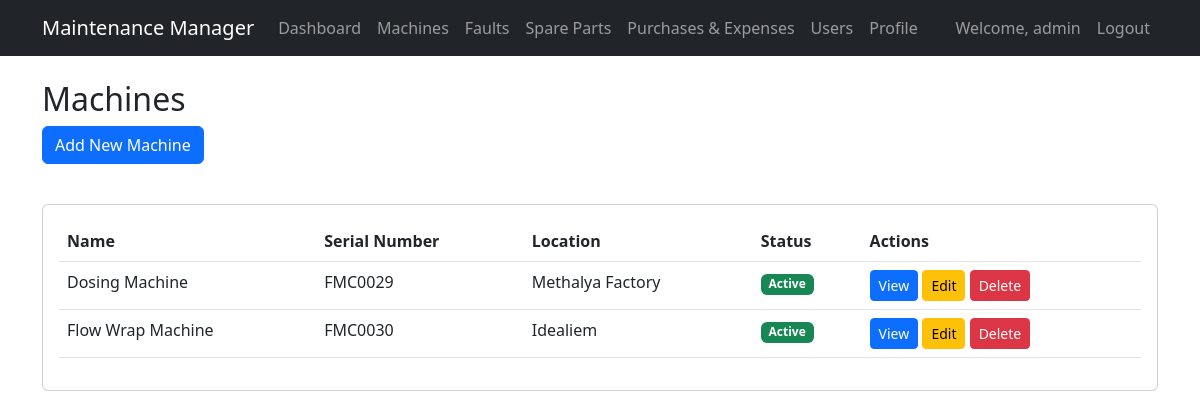
The page /machines/ (signed in) on the database its author committed.
### maintenance/models.py (models this page shows, shortened)
class Machine(models.Model):
    STATUS_CHOICES = [
        ('active', 'Active'),
        ('maintenance', 'In Maintenance'),
        ('inactive', 'Inactive')
    ]
    name = models.CharField(max_length=100)
    serial_number = models.CharField(max_length=50, unique=True)
    location = models.CharField(max_length=100)
    status = models.CharField(max_length=20, choices=STATUS_CHOICES, default='active')
    created_at = models.DateTimeField(auto_now_add=True)
    updated_at = models.DateTimeField(auto_now=True)

### maintenance/views.py (the view)
# urls.py: path('machines/', views.machine_list, name='machines'),
@login_required
def machine_list(request):
    machines = Machine.objects.all()
    return render(request, 'maintenance/machine_list.html', {'machines': machines})

### maintenance/models.py (called while the page is built)
    def can_add_users(self):
        return self.role and self.role.can_add_users

### templates/maintenance/machine_list.html
{% extends 'base.html' %}
{% block content %}
<div class="row mb-4">
    <div class="col">
        <h2>Machines</h2>
        <a href="{% url 'maintenance:machine_add' %}" class="btn btn-primary mb-3">Add New Machine</a>
    </div>
</div>
<div class="card">
    <div class="card-body">
        <div class="table-responsive">
            <table class="table">
                <thead>
                    <tr>
                        <th>Name</th>
                        <th>Serial Number</th>
                        <th>Location</th>
                        <th>Status</th>
                        <th>Actions</th>
                    </tr>
                </thead>
                <tbody>
                    {% for machine in machines %}
                    <tr>
                        <td>{{ machine.name }}</td>
                        <td>{{ machine.serial_number }}</td>
                        <td>{{ machine.location }}</td>
                        <td>
                            {% if machine.status == 'active' %}
                            <span class="badge bg-success">Active</span>
                            {% elif machine.status == 'maintenance' %}
                            <span class="badge bg-warning">In Maintenance</span>
                            {% else %}
                            <span class="badge bg-secondary">Inactive</span>
                            {% endif %}
                        </td>
                        <td>
                        <a href="{% url 'maintenance:machine_detail' machine.pk %}" class="btn btn-primary btn-sm">View</a>
                        {% if user.userprofile.can_add_users %}
                        <a href="{% url 'maintenance:machine_edit' machine.pk %}" class="btn btn-warning btn-sm">Edit</a>
                        <a href="{% url 'maintenance:machine_delete' machine.pk %}" class="btn btn-danger btn-sm">Delete</a>
                        {% endif %}
                    </td>
                    </tr>
                    {% empty %}
                    <tr>
                        <td colspan="5" class="text-center">No machines found</td>
                    </tr>
                    {% endfor %}
                </tbody>
            </table>
        </div>
    </div>
</div>
{% endblock %}

### templates/base.html (shortened to what this page needs)
<!DOCTYPE html>
<html lang="en">
<head>
    <link href="https://cdn.jsdelivr.net/npm/bootstrap@5.3.0/dist/css/bootstrap.min.css" rel="stylesheet">
    <link href="https://cdn.jsdelivr.net/npm/bootstrap-icons@1.7.2/font/bootstrap-icons.css" rel="stylesheet">
    <link rel="stylesheet" href="https://cdn.jsdelivr.net/npm/flatpickr/dist/flatpickr.min.css">
</head>
<body>
    <nav class="navbar navbar-expand-lg navbar-dark bg-dark">
        <div class="container">
            <a class="navbar-brand" href="{% url 'maintenance:dashboard' %}">Maintenance Manager</a>
            <div class="collapse navbar-collapse" id="navbarNav">
                <ul class="navbar-nav me-auto">
                    <li class="nav-item">
                        <a class="nav-link" href="{% url 'maintenance:dashboard' %}">Dashboard</a>
                    </li>
                    <li class="nav-item">
                        <a class="nav-link" href="{% url 'maintenance:machines' %}">Machines</a>
                    </li>
                    <li class="nav-item">
                        <a class="nav-link" href="{% url 'maintenance:fault_list' %}">Faults</a>
                    </li>
                    <li class="nav-item">
                        <a class="nav-link" href="{% url 'maintenance:spare_parts_list' %}">Spare Parts</a>
                    </li>
                    <li class="nav-item">
                        <a class="nav-link" href="{% url 'maintenance:purchase_list' %}">Purchases & Expenses</a>
                    </li>
                    {% if user.userprofile.can_add_users %}
                    <li class="nav-item">
                        <a class="nav-link" href="{% url 'maintenance:users' %}">Users</a>
                    </li>
                    {% endif %}
                    {% if user.is_authenticated %}
                    <li class="nav-item">
                        <a class="nav-link" href="{% url 'maintenance:user_profile' %}">Profile</a>
                    </li>
                    {% endif %}
                </ul>
                <ul class="navbar-nav">
                    {% if user.is_authenticated %}
                    <li class="nav-item">
                        <span class="nav-link">Welcome, {{ user.username }}</span>
                    </li>
                    <li class="nav-item">
                        <form action="{% url 'logout' %}" method="post" class="d-inline">
                            <button type="submit" class="btn btn-link nav-link">Logout</button>
                        </form>
                    </li>
                    {% else %}
                    <li class="nav-item">
                        <a class="nav-link" href="{% url 'login' %}">Login</a>
                    </li>
                    {% endif %}
                </ul>
            </div>
        </div>
    </nav>
    <div class="container mt-4">
        {% block content %}{% endblock %}
    </div>
</body>
</html>

### rows shown on the page
Machine: name "Dosing Machine", serial_number "FMC0029", location "Methalya Factory", status "Active"
Machine: name "Flow Wrap Machine", serial_number "FMC0030", location "Idealiem", status "Active"

### other values the page prints
{{ user.username }} "admin"
